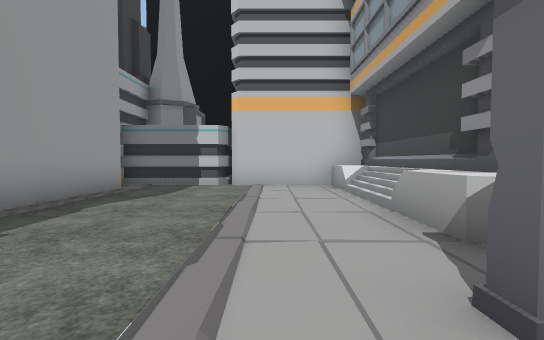
View 1 (above)

23 first-person views from a walk through a 3-D level made in the Unity game engine. The camera is 1.3 m above the floor, tilts 2° down and sees 90° across. The floor is counted in squares, 2 m on a side. Each view is taken from the middle of a square. On the plan, view 1 faces up. The plan holds only what a view shows up to about 9 squares ahead; the rest is blank. The place goes on beyond the plan. Some surface patterns are stand-ins.

View 2
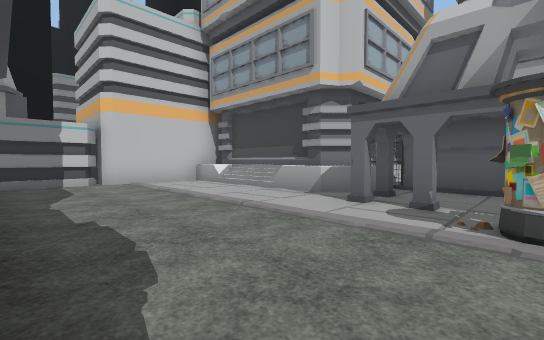

View 3
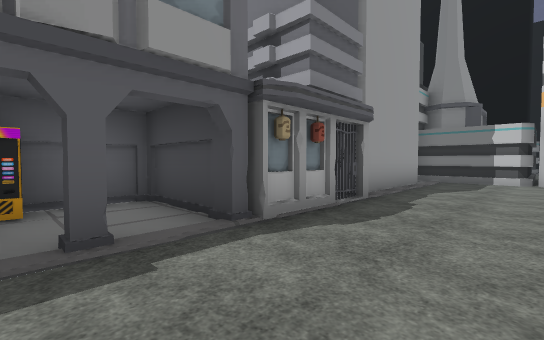

View 4
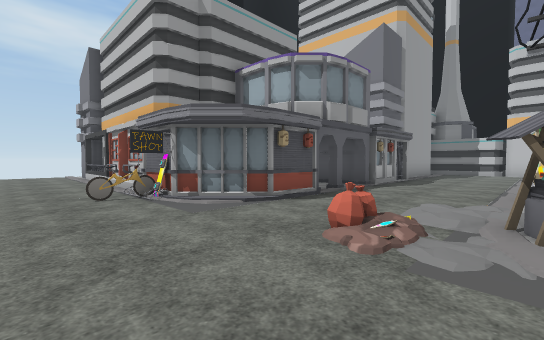

View 5
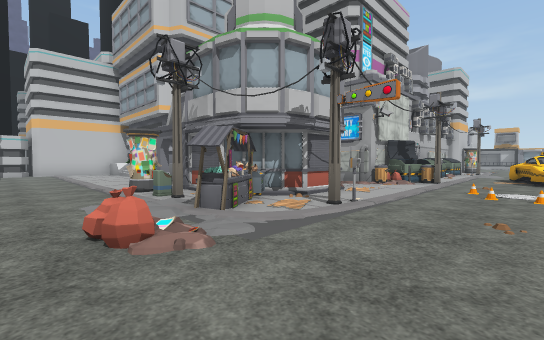

View 6
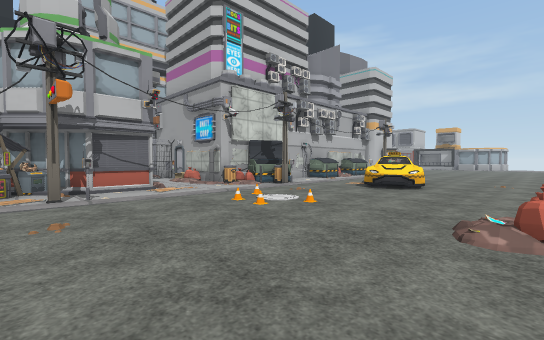

View 7
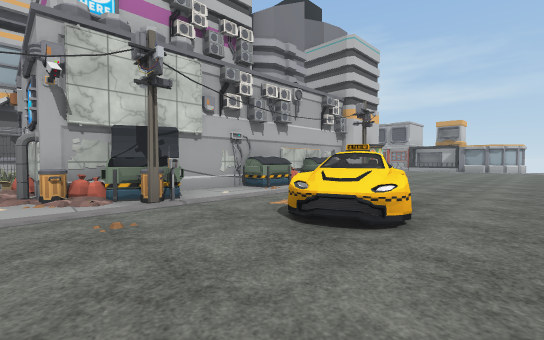

View 8
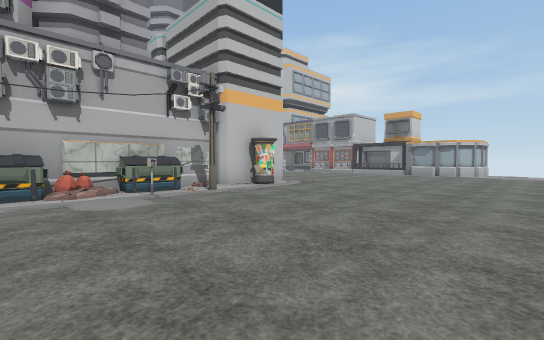

View 9
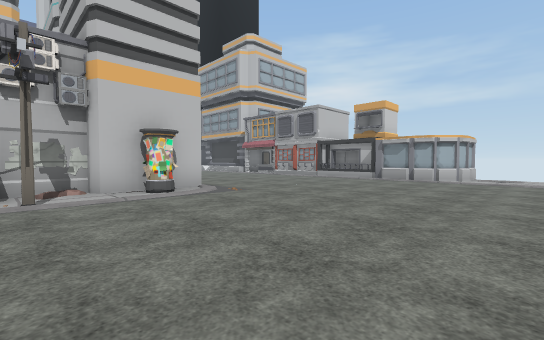

View 10
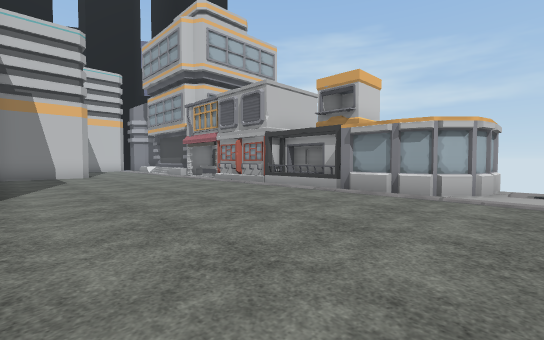

View 11
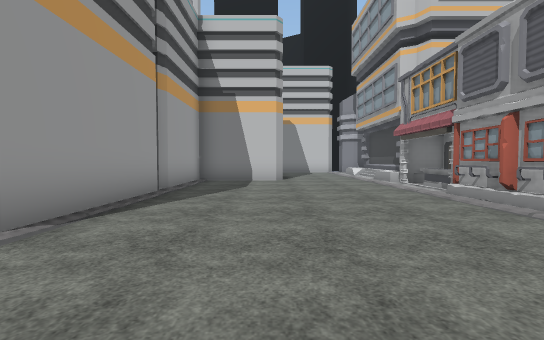

View 12
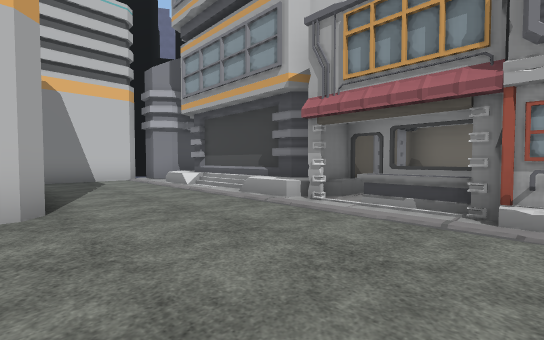

View 13
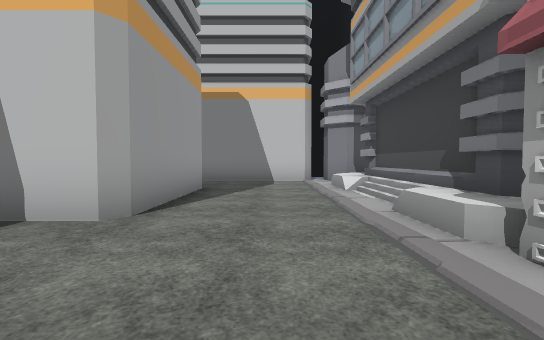

View 14
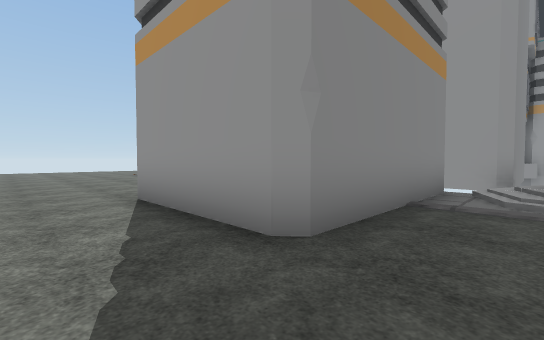

View 15
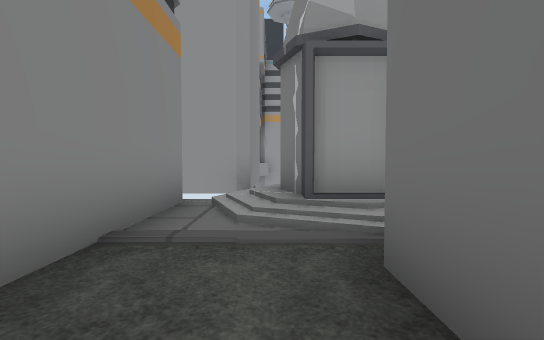

View 16
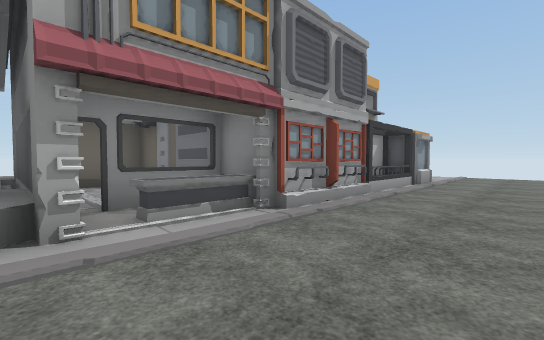

View 17
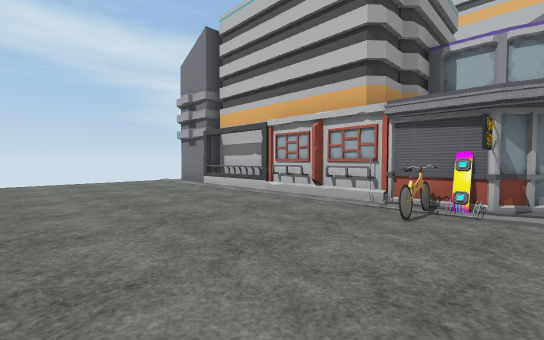

View 18
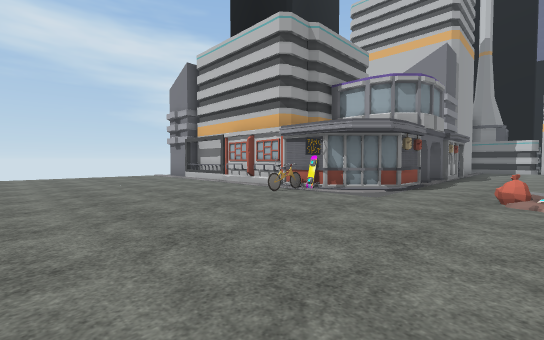

View 19
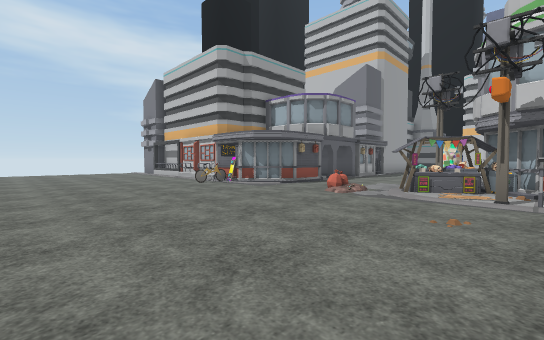

View 20
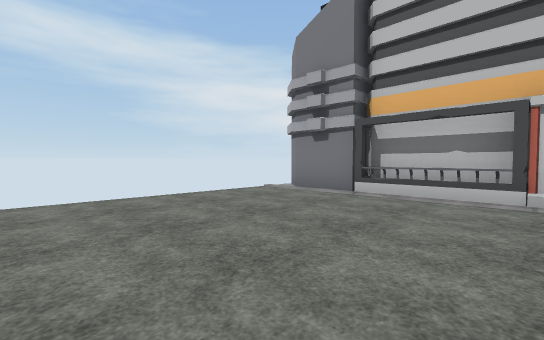

View 21
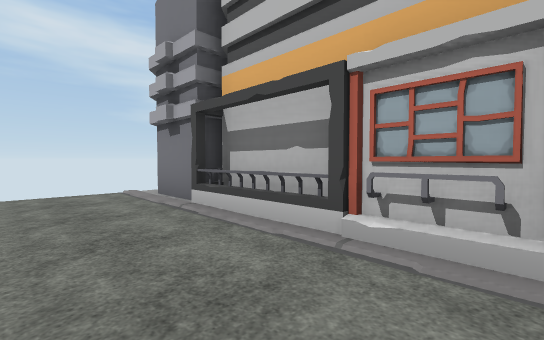

View 22
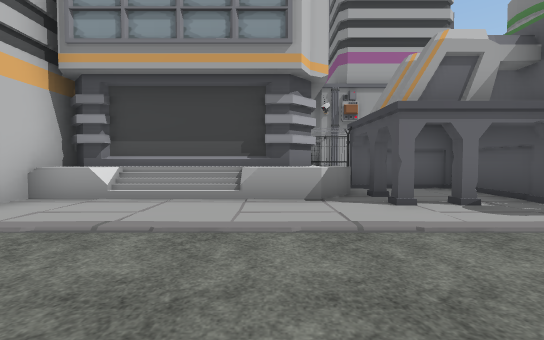

View 23
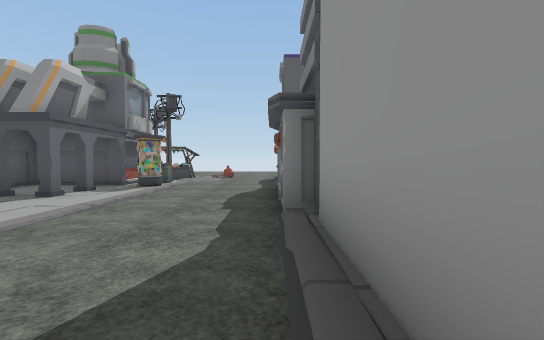

### Floor plan
Key: @ floor where view 1 was taken; # wall or solid block; x gap in a wall; . main floor; : floor 0.5 m higher than the main floor; / step, stairs or slope; = window, fence, low wall or low ledge; ^ raised ledge; B bike; C car; O other object.
Columns run from 13 left of view 1 to 26 right of it. Each row starts with its distance up from view 1.
  9                             #/#######
  8          #####            #///..... ##
  7          #...####         ##/.......:#
  6          #...../#          ######.. /#
  5          #...../#               #.../#
  4          #...../#               #..//#
  3          #...../#            ####..//#
  2          #...../#            #......///#
  1          #....###            #......####
  0        ###...@..#            #......^#
 -1        #.....####            #.....###
 -2        #O.#..##              #.....##
 -3          #...#################......#
 -4 ######   #..=#.x...##..^#^^.##......#
 -5 x.#####OB.../......=#....##.........#
 -6  .......B..........................##
 -7  ....................CC............##
 -8  ....................C..............###
 -9  .....................................
-10  ................:....................

Positions as (right, up) in squares from view 1, and headings:
1: (0, 0), facing up
2: (-3, -1), facing up-right
3: (-1, -2), facing up-left
4: (0, -7), facing up-left
5: (-2, -7), facing up-right
6: (1, -10), facing up-right
7: (5, -9), facing up-right
8: (10, -10), facing up-right
9: (13, -10), facing up-right
10: (17, -9), facing up-right
11: (19, -6), facing up
12: (19, -1), facing up-right
13: (21, 0), facing up
14: (21, 8), facing down-left
15: (19, 8), facing left
16: (20, 2), facing down-right
17: (-4, -9), facing up-left
18: (-1, -10), facing up-left
19: (2, -10), facing up-left
20: (-8, -10), facing up-left
21: (-7, -7), facing up-left
22: (-3, 3), facing right
23: (-3, 6), facing down
